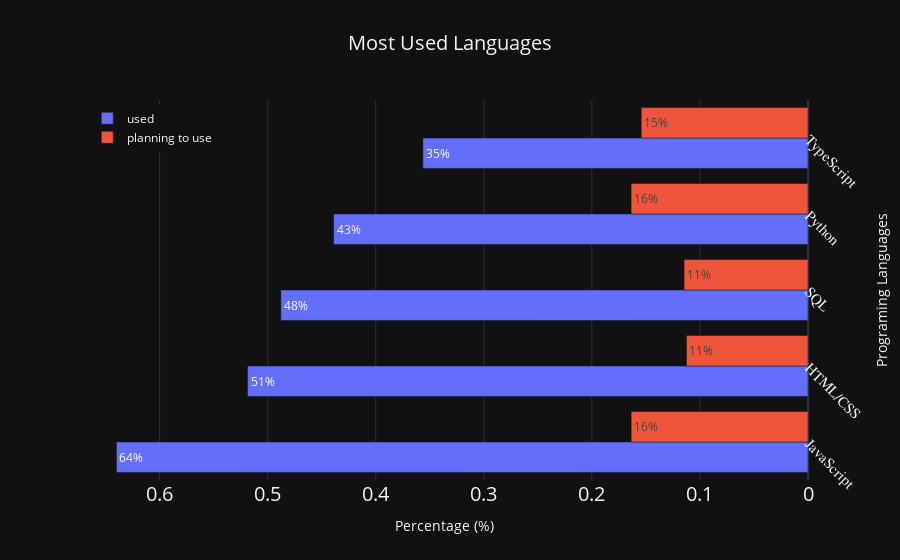

Write notebook code for a chart like this one.
### Code cell
plot_most_used_languages()

### Figure 1 — Plotly figure (JSON) as saved in the notebook; plotly's stock layout.template omitted (floating-point values rounded to 4 significant figures)
{"data": [{"name": "used", "orientation": "h", "text": ["64%", "51%", "48%", "43%", "35%"], "x": [0.64, 0.5187, 0.4879, 0.439, 0.3565], "y": ["JavaScript", "HTML/CSS", "SQL", "Python", "TypeScript"], "type": "bar"}, {"name": "planning to use", "orientation": "h", "text": ["16%", "11%", "11%", "16%", "15%"], "x": [0.1637, 0.1125, 0.1147, 0.1637, 0.1543], "y": ["JavaScript", "HTML/CSS", "SQL", "Python", "TypeScript"], "type": "bar"}], "layout": {"title": {"font": {"size": 20}, "text": "Most Used Languages", "x": 0.5}, "xaxis": {"tickfont": {"size": 20}, "title": {"text": "Percentage (%)"}, "autorange": "reversed"}, "yaxis": {"tickfont": {"size": 15, "family": "Rockwell"}, "title": {"text": "Programing Languages"}, "tickmode": "array", "ticktext": ["JavaScript", "HTML/CSS", "SQL", "Python", "TypeScript"], "tickvals": [0, 1, 2, 3, 4], "side": "right", "tickangle": 45}, "barmode": "group", "legend": {"yanchor": "top", "y": 0.99, "xanchor": "left", "x": 0.01}}}
